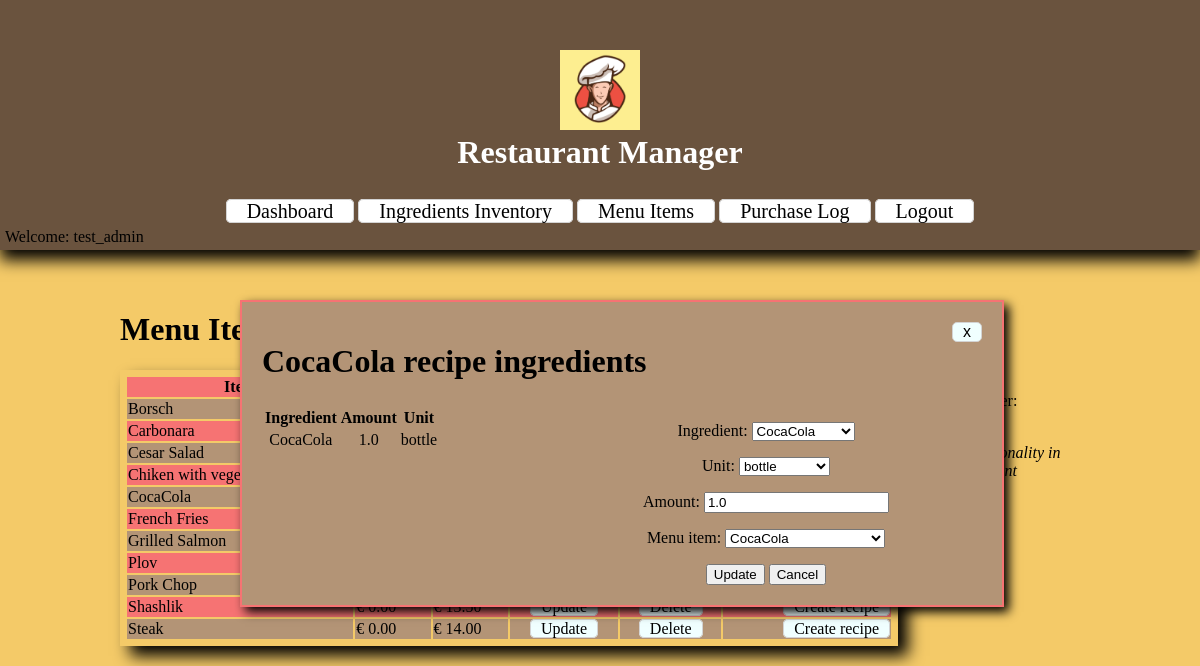
/recipe_req/46/12/update/ (signed in), run on the app's committed database.
### restaurantManager/models.py (models this page shows, shortened)
class MenuItem(models.Model):
    name = models.CharField(unique = True, max_length=30)
    price = models.FloatField(default=0)
    cost = models.FloatField(default=0)
    class Meta:
        ordering = ['name']
    def __str__(self):
        return self.name

class RecipeReq(models.Model):
    UNIT_TYPES = [
        ("tbs", "table spoon"),
        ("ml", "mililitres"),
        ("g", "grams"),
        ("eggs", "eggs"),
        ("bottle", "bottle")
    ]
    ingredient = models.ForeignKey(Ingredient, on_delete=models.CASCADE)
    amount = models.FloatField(default=0)
    unit = models.CharField(max_length=10, default="-", choices=UNIT_TYPES)
    menu_item = models.ForeignKey(MenuItem, on_delete=models.CASCADE)

class Ingredient(models.Model):
    UNIT_TYPES = [
        ("l", "litre"),
        ("kg", "kilogramm"),
        ("bottle", "bottle"),
        ("eggs", "eggs")
    ]
    CATEGORIES = [
        ('FRESH PRODUCE', 'FRESH PRODUCE'),
        ('GRAINS', 'GRAINS'),
        ('MEAT / PROTEIN', 'MEAT / PROTEIN'),
        ('DAIRY', 'DAIRY'),
        ('BAKING GOODS', 'BAKING GOODS'),
        ('FREEZER', 'FREEZER'),
        ('CANNED / DRIED GOODS', 'CANNED / DRIED GOODS'),
        ('CONDIMENTS / SPICES', 'CONDIMENTS / SPICES'),
        ('OILS / VINEGARS', 'OILS / VINEGARS'),
        ('SNACKS', 'SNACKS'),
        ('OTHER', 'OTHER')
    ]
    name = models.CharField(unique = True, max_length=30)
    unit = models.CharField(max_length=10, choices=UNIT_TYPES)
    quantity = models.FloatField(default=0)
    price = models.FloatField(default=0)
    category = models.CharField(max_length=20, choices=CATEGORIES, default='OTHER')
    class Meta:
        ordering = ['name']
    def __str__(self):
        return self.name

### restaurantManager/views.py (the view)
# urls.py: path('recipe_req/<pk>/<pk2>/update/', views.UpdateRecipeReqView.as_view(), name='update_recipe_req'),
class UpdateRecipeReqView(LoginRequiredMixin, UpdateView):
    model = RecipeReq
    form_class = RecipeReqForm
    def get_context_data(self, **kwargs):
        context = super().get_context_data(**kwargs)
        context['menu_items'] = MENU_ITEMS
        context['ingredients'] = RecipeReq.objects.filter(menu_item = self.kwargs.get('pk2'))
        return context
    template_name = "restaurantManager/update_recipe_req.html"

### restaurantManager/forms.py
class RecipeReqForm(forms.ModelForm):
    class Meta:
        model = RecipeReq
        fields = ("ingredient", "unit", "amount", "menu_item")

### restaurantManager/templates/restaurantManager/update_recipe_req.html (shortened to what this page needs)
{% extends 'restaurantManager/recipe_req.html' %}
{% block update %}
    <div>
        <form method="POST">
            {{ form.as_p }}
            <input type="submit" onmouseover="this.style.cursor='pointer'" value="Update" />
            <button type="button" onmouseover="this.style.cursor='pointer'"><a style="all: unset" href="{% url 'create_recipe_req' object.menu_item.pk %}">Cancel</a></button>
        </form>
    </div>
{% endblock %}

### restaurantManager/templates/restaurantManager/recipe_req.html (shortened to what this page needs)
{% extends 'restaurantManager/menu_items.html' %}
{% load static %}
{% block menu %}
    <div class="container">
        <div style="display: inline-block; width: 100%">
            <h1 style="float: left">{{ object.menu_item }} recipe ingredients</h1>
            <a class="close" href="{% url 'menu_items' %}">x</a>
        </div>
        <div style="float:left; width: 50%">
            <table>
                <tr>
                    <th>Ingredient</th>
                    <th>Amount</th>
                    <th>Unit</th>
                </tr>
                {% for value in ingredients %}
                <tr>
                    <td>{{ value.ingredient }}</td>
                    <td>{{ value.amount }}</td>
                    <td>{{ value.unit }}</td>
                </tr>
                {% endfor %}
            </table>
        </div>
        <div style="float: left; width: 40%">
            {% block update %}
            {% endblock %}
        </div>
    </div>
{% endblock %}

### restaurantManager/templates/restaurantManager/menu_items.html (shortened to what this page needs)
{% extends 'base.html' %}
{% load static %}
{% block content %}
    <h1>Menu Items <a style="font-size: 14px; vertical-align: middle;" href="{% url 'create_menu_item' %}">Create Menu Item</a></h1>
    <div class="table-box" style="display: inline-block;">
        <table class="list">
            <tr>
                <th>Item</th>
                <th>Cost EUR</th>
                <th>Price EUR</th>
            </tr>
            {% for item in menu_items %}
                <tr>
                    <td style="width: 30%;">{{ item.name }}</td>
                    <td style="width: 10%">€ {{ item.cost|floatformat:2 }}</td>
                    <td style="width: 10%;">€ {{ item.price|floatformat:2 }}</td>
                    <td style="text-align: center;"><a href="{% url 'update_menu_item' item.pk %}">Update</a></td>
                    <td style="text-align: center;"><a href="{% url 'delete_menu_item' item.pk %}">Delete</a></td>
                    {% if item.pk in recipes %}
                        <td style="text-align: right;"><a href="{% url 'create_recipe_req' item.pk %}">Recipe</a></td>
                        <td style="text-align: center;"><a href="{% url 'create_purchase' item.pk %}">Purchase</a></td>
                    {% else %}
                        <td style="text-align: right;"><a href="{% url 'create_recipe_req' item.pk %}">Create recipe</a></td>
                    {% endif %}
                </tr>
            {% endfor %}
        </table>
    </div>
    <div style="float: right; width: 15%; padding: 0; margin: 0 0;">
        <h3 style="padding: 0; margin: 0;">Bill</h3>
        <p style="padding: 0; margin: 0;">Bill number: <a href="">create</a></p>
        <p><i>Bill functionality in development</i></p>
    </div>
    {% block menu %}
    {% endblock %}
{% endblock %}

### restaurantManager/templates/base.html (shortened to what this page needs)
{% load static %}
<!DOCTYPE html>
<html>
    <head>
        <link rel="stylesheet" type="text/css" href="{% static 'restaurantManager/style.css' %}" />
    </head>
    <body>
        <header style="box-shadow: 0px 10px 15px black;">
            <div class="logo">
                <img src="{% static 'restaurantManager/logo.png' %}" alt="Logo" width="80px" />
                <h1 style="color: white;">Restaurant Manager</h1>
            </div>
            <nav class="navbar">
                <a class="nav-item" href="{% url 'home' %}">Dashboard</a>
                <a class="nav-item" href="{% url 'ingredients' %}">Ingredients Inventory</a>
                <a class="nav-item" href="{% url 'menu_items' %}">Menu Items</a>
                <a class="nav-item" href="{% url 'purchases' %}">Purchase Log</a>
                {% if user.is_authenticated %}
                    <a class="nav-item" href="{% url 'logout' %}">Logout</a>
            </nav>
            <p style="margin: 5px 5px">Welcome: {{ user.get_username }}</p>
            {% endif %}
        </header>
        <main>
        {% block content %}
        {% endblock %}
        </main>
    </body>
</html>

### restaurantManager/static/restaurantManager/style.css (style rules this page uses)
html { width: 100vw; overflow-x: hidden; }
body { background-color: rgb(244, 202, 104); margin: 0; }
header { background-color: rgb(106, 83, 62); height: 150px; width: 100%; padding: 50px 0 50px 0; box-shadow: 5px 0px 3px black; }
.logo { display: block; width: 300px; height: 100px; margin: auto; text-align: center; }
.logo h1 { margin: 0 0; }
.navbar { width: auto; margin: 0 0; margin-top: 50px; background-color: rgb(106, 83, 62); text-align: center; }
a:link { text-decoration: none; color: black; background-color: azure; border: 1px solid lightgrey; border-radius: 5px; padding: 0 10px; }
.navbar a { text-decoration: none; padding: 0 20px; color: blueviolet; font-size: 20px; }
a.nav-item { background-color: white; color: black; }
.table-box { width: 80%; min-width: 520px; padding: 5px 5px; margin: auto; box-shadow: 10px 10px 15px black; }
main { padding: 40px 10%; }
.list { width: 100%; margin: auto; height: auto; }
.list tr:nth-child(even) { background-color:rgb(179, 148, 118); }
.list tr:nth-child(odd) { background-color:rgb(246, 115, 115); }
.container { position: absolute; left: 20%; top: 300px; height: auto; width: 60%; background-color: rgb(179, 148, 118); padding: 20px 20px; border: 2px solid rgb(246, 115, 115); box-shadow: 5px 5px 10px black; text-align: center; }
.close { font-family: Arial; float: right; vertical-align: middle; padding: 0 5px; }

### data on the page
MenuItem: name "Borsch"
MenuItem: name "Carbonara"
MenuItem: name "Cesar Salad"
MenuItem: name "Chiken with vegetables"
MenuItem: name "CocaCola"
MenuItem: name "French Fries"
MenuItem: name "Grilled Salmon"
MenuItem: name "Plov"
MenuItem: name "Pork Chop"
MenuItem: name "Shashlik"
MenuItem: name "Steak", cost "0.00", price "14.00", shows "Create recipe"
RecipeReq: menu_item "CocaCola", ingredient "CocaCola", amount "1.0", unit "bottle"

### other printed values
{{ user.get_username }} "test_admin"
